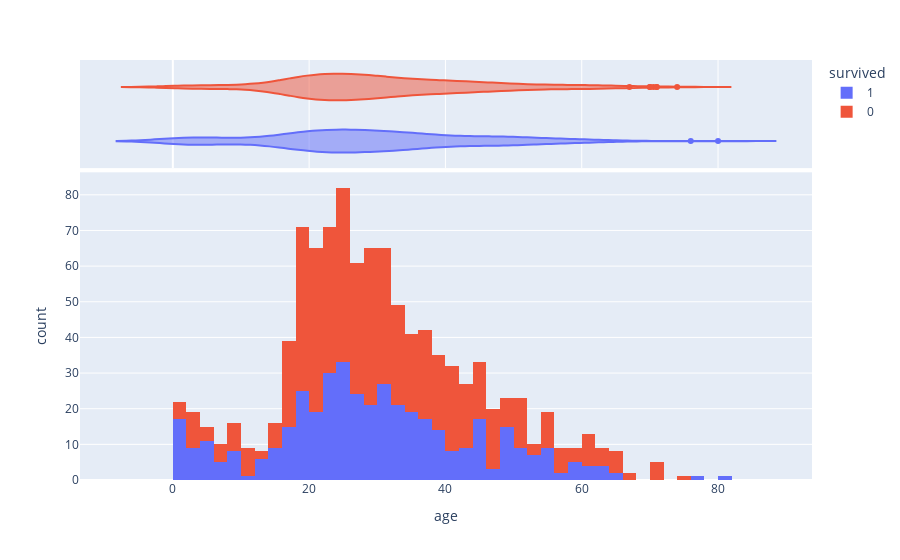

The notebook cell this image was saved under:
### Code cell
fig = px.histogram(titanic, x='age', color='survived', marginal='violin', hover_data=titanic.columns)
fig.show()

### Figure 1 — Plotly figure (JSON) as saved in the notebook; plotly's stock layout.template omitted (floating-point values rounded to 4 significant figures; data arrays with more than 128 entries replaced by an {"elided": "..."} marker saying what was removed)
{"data": [{"alignmentgroup": "True", "bingroup": "x", "hovertemplate": "survived=1<br>age=%{x}<br>count=%{y}<extra></extra>", "legendgroup": "1", "marker": {"color": "#636efa", "pattern": {"shape": ""}}, "name": "1", "offsetgroup": "1", "orientation": "v", "showlegend": true, "type": "histogram", "x": {"elided": "500 float values"}, "xaxis": "x", "yaxis": "y"}, {"alignmentgroup": "True", "customdata": {"elided": "500x13 mixed values"}, "hovertemplate": "survived=%{customdata[1]}<br>age=%{x}<br>pclass=%{customdata[0]}<br>name=%{customdata[2]}<br>sex=%{customdata[3]}<br>sibsp=%{customdata[4]}<br>parch=%{customdata[5]}<br>ticket=%{customdata[6]}<br>fare=%{customdata[7]}<br>cabin=%{customdata[8]}<br>embarked=%{customdata[9]}<br>boat=%{customdata[10]}<br>body=%{customdata[11]}<br>home.dest=%{customdata[12]}<extra></extra>", "legendgroup": "1", "marker": {"color": "#636efa"}, "name": "1", "offsetgroup": "1", "scalegroup": "x", "showlegend": false, "type": "violin", "x": {"elided": "500 float values"}, "xaxis": "x2", "yaxis": "y2"}, {"alignmentgroup": "True", "bingroup": "x", "hovertemplate": "survived=0<br>age=%{x}<br>count=%{y}<extra></extra>", "legendgroup": "0", "marker": {"color": "#EF553B", "pattern": {"shape": ""}}, "name": "0", "offsetgroup": "0", "orientation": "v", "showlegend": true, "type": "histogram", "x": {"elided": "809 float values"}, "xaxis": "x", "yaxis": "y"}, {"alignmentgroup": "True", "customdata": {"elided": "809x13 mixed values"}, "hovertemplate": "survived=%{customdata[1]}<br>age=%{x}<br>pclass=%{customdata[0]}<br>name=%{customdata[2]}<br>sex=%{customdata[3]}<br>sibsp=%{customdata[4]}<br>parch=%{customdata[5]}<br>ticket=%{customdata[6]}<br>fare=%{customdata[7]}<br>cabin=%{customdata[8]}<br>embarked=%{customdata[9]}<br>boat=%{customdata[10]}<br>body=%{customdata[11]}<br>home.dest=%{customdata[12]}<extra></extra>", "legendgroup": "0", "marker": {"color": "#EF553B"}, "name": "0", "offsetgroup": "0", "scalegroup": "x", "showlegend": false, "type": "violin", "x": {"elided": "809 float values"}, "xaxis": "x2", "yaxis": "y2"}], "layout": {"barmode": "relative", "legend": {"title": {"text": "survived"}, "tracegroupgap": 0}, "margin": {"t": 60}, "xaxis": {"anchor": "y", "domain": [0, 1], "title": {"text": "age"}}, "xaxis2": {"anchor": "y2", "domain": [0, 1], "matches": "x", "showgrid": true, "showticklabels": false}, "yaxis": {"anchor": "x", "domain": [0, 0.7326], "title": {"text": "count"}}, "yaxis2": {"anchor": "x2", "domain": [0.7426, 1], "matches": "y2", "showgrid": false, "showline": false, "showticklabels": false, "ticks": ""}}}
